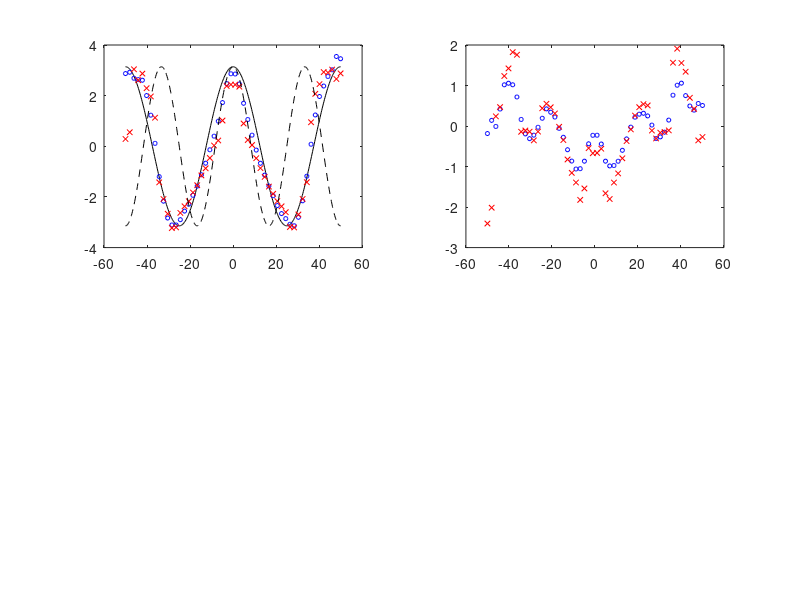

Write the MATLAB code that produced this figure. (Note: this script raises an error after producing the figure.)
load('fit_data_15ms.mat')
ext_phase_woc_15ms = ext_phase_woc;
ext_phase_wc_15ms = ext_phase_wc;
residue_woc_15ms = residue_woc;
residue_wc_15ms = residue_wc;
fit_wc_15ms = fit_wc;
fit_woc_15ms = fit_woc;

load('fit_data_25ms.mat')
ext_phase_woc_25ms = ext_phase_woc;
ext_phase_wc_25ms = ext_phase_wc;
residue_woc_25ms = residue_woc;
residue_wc_25ms = residue_wc;
fit_wc_25ms = fit_wc;
fit_woc_25ms = fit_woc;

z_grid = linspace(-50,50,400);
%
% Plotting
f(1) = subplot(2,2,1);
plot(z_grid, rel_phase, 'Color','Black')
hold on
plot(coarse_grid, ext_phase_wc_15ms, 'o', 'Color', 'blue','MarkerSize',3)
plot(coarse_grid, ext_phase_wc_25ms, 'x','Color','red','MarkerSize',4)
plot(z_grid, com_phase, '--', 'Color', 'Black')

f(2) = subplot(2,2,2);
plot(coarse_grid, residue_wc_15ms, 'o','Color','blue','MarkerSize',3)
hold on
plot(coarse_grid, residue_wc_25ms, 'x', 'Color','red','MarkerSize',4)
plot(z_grid, fit_wc_15ms(z_grid), 'Color','blue')
plot(z_grid, fit_wc_25ms(z_grid),'Color','red')

f(3) = subplot(2,2,3);
plot(z_grid, rel_phase,'Color','Black')
hold on
plot(coarse_grid, ext_phase_woc_15ms, 'o','Color', 'blue','MarkerSize',3)
plot(coarse_grid, ext_phase_woc_25ms, 'x','Color', 'red','MarkerSize',4)
plot(z_grid, zeros(1,length(z_grid)), 'LineStyle','--', 'Color','Black')

f(3) = subplot(2,2,4);
plot(coarse_grid, residue_woc_15ms, 'o','Color','blue','MarkerSize',3)
hold on
plot(coarse_grid, residue_woc_25ms, 'x','Color','red','MarkerSize',4)
plot(z_grid, fit_woc_15ms(z_grid), 'Color','blue')
plot(z_grid, fit_woc_25ms(z_grid), 'Color','red')